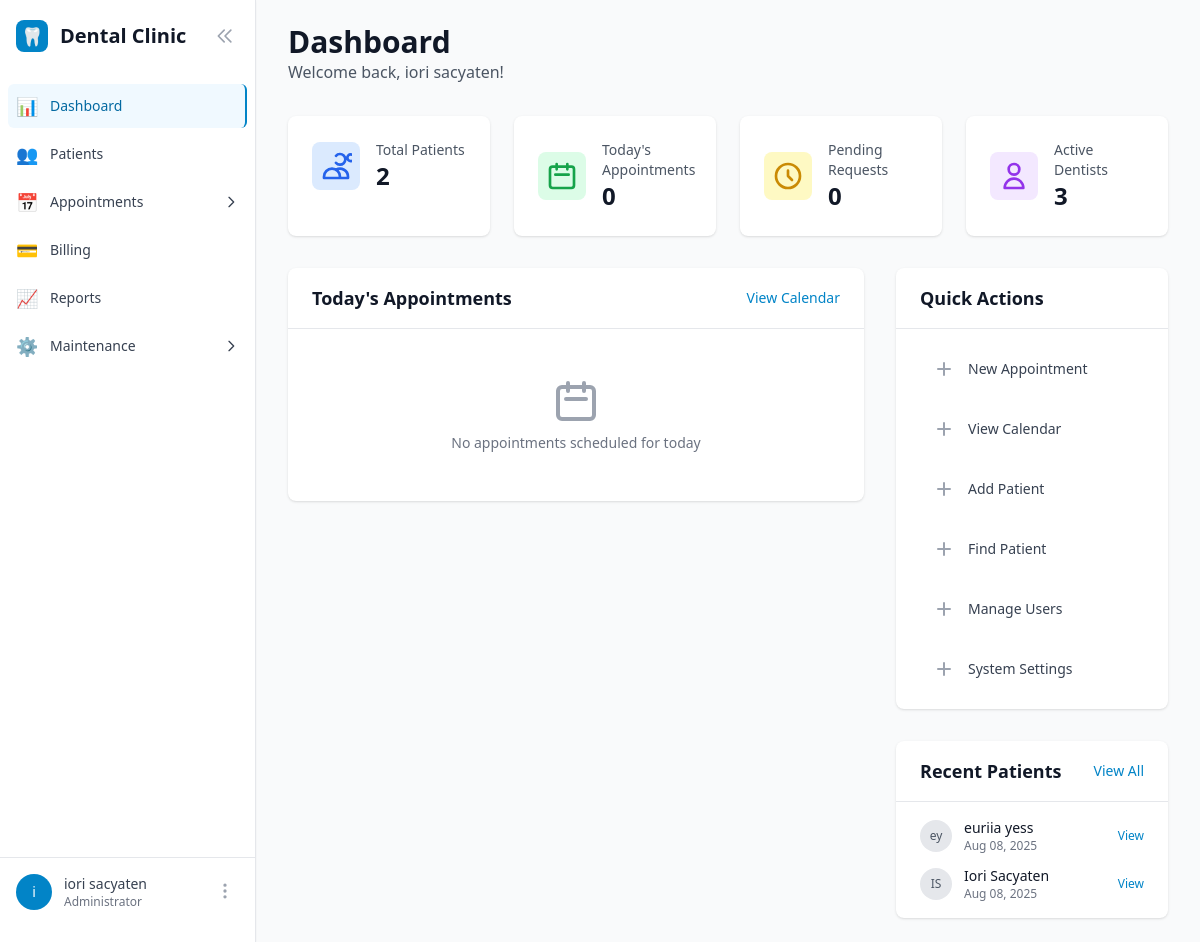
The app's page /dashboard/ (signed in), older data.
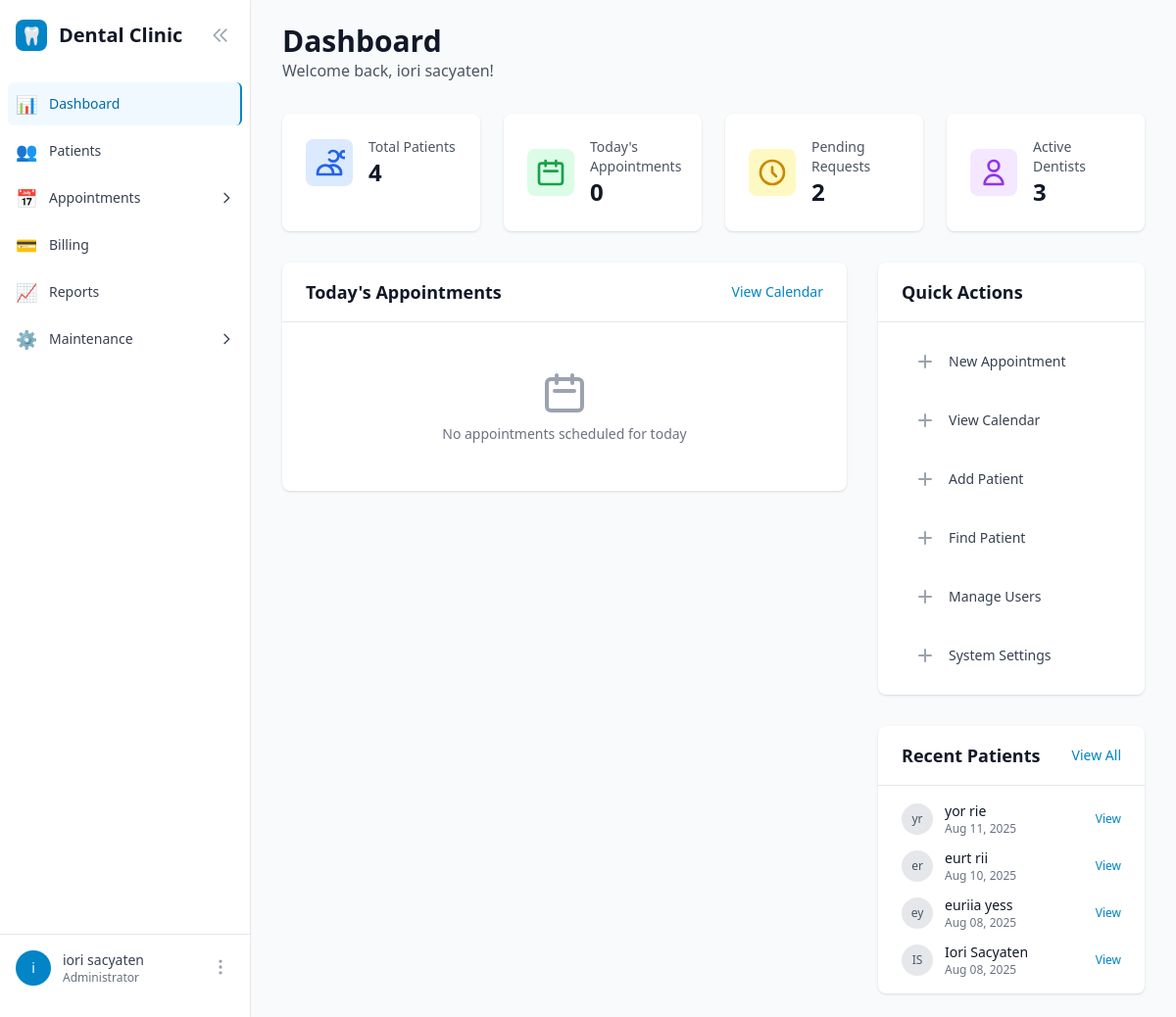
The same page, newer data.
### patients/models.py (models this page shows, shortened)
class Patient(models.Model):
    first_name = models.CharField(max_length=100)
    last_name = models.CharField(max_length=100)
    email = models.EmailField(blank=True)
    phone_regex = RegexValidator(
        regex=r'^\+?1?\d{9,15}$',
        message="Phone number must be entered in the format: '+999999999'. Up to 15 digits allowed."
    )
    contact_number = models.CharField(validators=[phone_regex], max_length=17, blank=True)
    address = models.TextField(blank=True)
    date_of_birth = models.DateField(null=True, blank=True)
    emergency_contact_name = models.CharField(max_length=100, blank=True)
    emergency_contact_phone = models.CharField(validators=[phone_regex], max_length=17, blank=True)
    medical_notes = models.TextField(blank=True, help_text="Allergies, medical conditions, etc.")
    created_at = models.DateTimeField(auto_now_add=True)
    updated_at = models.DateTimeField(auto_now=True)
    is_active = models.BooleanField(default=True)
    class Meta:
        ordering = ['last_name', 'first_name']
        indexes = [
            models.Index(fields=['email']),
            models.Index(fields=['contact_number']),
            models.Index(fields=['last_name', 'first_name']),
        ]
    @property
    def full_name(self):
        return f"{self.first_name} {self.last_name}"

### core/views.py (the view)
# urls.py: path('dashboard/', views.DashboardView.as_view(), name='dashboard'),
class DashboardView(LoginRequiredMixin, TemplateView):
    template_name = 'core/dashboard.html'
    def get_context_data(self, **kwargs):
        context = super().get_context_data(**kwargs)
        today = timezone.now().date()
        all_appointments = Appointment.objects.filter(
            status__in=['approved', 'pending']
        ).select_related('patient', 'dentist', 'service', 'schedule')
        context['todays_appointments'] = [
            apt for apt in all_appointments if apt.schedule.date == today
        ]
        context['pending_requests'] = Appointment.objects.filter(
            status='pending'
        ).count()
        context['recent_patients'] = Patient.objects.filter(
            is_active=True
        ).order_by('-created_at')[:5]
        context['stats'] = {
            'total_patients': Patient.objects.filter(is_active=True).count(),
            'todays_appointments_count': len(context['todays_appointments']),
            'pending_requests_count': context['pending_requests'],
            'active_dentists': User.objects.filter(is_active_dentist=True).count(),
        }
        context['quick_actions'] = self.get_quick_actions()
        return context
    def get_quick_actions(self):
        actions = []
        user = self.request.user
        if user.has_permission('appointments'):
            actions.extend([
                {'name': 'New Appointment', 'url': 'appointments:appointment_create', 'icon': 'calendar'},
                {'name': 'View Calendar', 'url': 'appointments:appointment_calendar', 'icon': 'calendar-view'},
            ])
        if user.has_permission('patients'):
            actions.extend([
                {'name': 'Add Patient', 'url': 'patients:patient_create', 'icon': 'user-plus'},
                {'name': 'Find Patient', 'url': 'patients:find_patient', 'icon': 'search'},
            ])
        if user.has_permission('maintenance'):
            actions.extend([
                {'name': 'Manage Users', 'url': 'users:user_list', 'icon': 'users'},
                {'name': 'System Settings', 'url': 'core:holiday_list', 'icon': 'settings'},
            ])
        return actions

### users/models.py (called while the page is built)
    def has_permission(self, module_name):
        if self.is_superuser:
            return True
        if not self.role or self.role.is_archived:  # Users with archived roles lose access
            return False
        return self.role.permissions.get(module_name, False)

    @property
    def full_name(self):
        return self.get_full_name() or self.username

### users/templatetags/user_tags.py (called while the page is built)
@register.filter
def has_permission(user, module_name):
    if not user or not user.is_authenticated:
        return False
    if user.is_superuser:
        return True
    if not hasattr(user, 'role') or not user.role:
        return False
    return user.role.permissions.get(module_name, False)

### templates/core/dashboard.html (shortened to what the changed rows need)
{% extends 'base.html' %}
{% load user_tags %}
{% block content %}
<div class="mb-8">
    <h1 class="text-3xl font-bold text-gray-900">Dashboard</h1>
</div>
<div class="grid grid-cols-1 md:grid-cols-2 lg:grid-cols-4 gap-6 mb-8">
    <div class="bg-white rounded-lg shadow p-6">
        <div class="flex items-center">
            <div class="ml-4">
                <p class="text-sm font-medium text-gray-600">Total Patients</p>
                <p class="text-2xl font-bold text-gray-900">{{ stats.total_patients }}</p>
            </div>
        </div>
    </div>
    <div class="bg-white rounded-lg shadow p-6">
        <div class="flex items-center">
            <div class="ml-4">
                <p class="text-sm font-medium text-gray-600">Pending Requests</p>
                <p class="text-2xl font-bold text-gray-900">{{ stats.pending_requests_count }}</p>
            </div>
        </div>
    </div>
</div>
<div class="grid grid-cols-1 lg:grid-cols-3 gap-8">
    <div class="lg:col-span-2">
        <div class="bg-white rounded-lg shadow">
            <div class="px-6 py-4 border-b border-gray-200">
                <div class="flex items-center justify-between">
                    <h2 class="text-lg font-semibold text-gray-900">Today's Appointments</h2>
                    {% load user_tags %}
                </div>
            </div>
        </div>
    </div>
    <div class="space-y-8">
        <div class="bg-white rounded-lg shadow">
            <div class="px-6 py-4 border-b border-gray-200">
                <h2 class="text-lg font-semibold text-gray-900">Quick Actions</h2>
            </div>
            <div class="px-6 py-4">
                <div class="space-y-3">
                    {% for action in quick_actions %}
                    <a href="{% url action.url %}"
                       class="flex items-center p-3 text-sm font-medium text-gray-700 rounded-lg hover:bg-gray-100 transition duration-150">
                        <div class="flex-shrink-0 w-6 h-6 text-gray-400 mr-3">
                            <svg fill="none" stroke="currentColor" viewBox="0 0 24 24">
                                <path stroke-linecap="round" stroke-linejoin="round" stroke-width="2" d="M12 6v6m0 0v6m0-6h6m-6 0H6"></path>
                            </svg>
                        </div>
                        {{ action.name }}
                    </a>
                    {% endfor %}
                </div>
            </div>
        </div>
        {% if user|has_permission:'patients' %}
        <div class="bg-white rounded-lg shadow">
            <div class="px-6 py-4 border-b border-gray-200">
                <div class="flex items-center justify-between">
                    <h2 class="text-lg font-semibold text-gray-900">Recent Patients</h2>
                </div>
            </div>
            <div class="px-6 py-4">
                {% if recent_patients %}
                    <div class="space-y-3">
                        {% for patient in recent_patients %}
                        <div class="flex items-center justify-between">
                            <div class="flex items-center space-x-3">
                                <div class="flex-shrink-0">
                                    <div class="w-8 h-8 bg-gray-200 rounded-full flex items-center justify-center">
                                        <span class="text-gray-600 font-medium text-xs">
                                            {{ patient.first_name|first }}{{ patient.last_name|first }}
                                        </span>
                                    </div>
                                </div>
                                <div>
                                    <p class="text-sm font-medium text-gray-900">{{ patient.full_name }}</p>
                                    <p class="text-xs text-gray-500">{{ patient.created_at|date:"M d, Y" }}</p>
                                </div>
                            </div>
                            <a href="{% url 'patients:patient_detail' patient.pk %}"
                               class="text-primary-600 hover:text-primary-700 text-xs">
                                View
                            </a>
                        </div>
                        {% endfor %}
                    </div>
                {% else %}
                    <p class="text-sm text-gray-500 text-center py-4">No recent patients</p>
                {% endif %}
            </div>
        </div>
        {% endif %}
    </div>
</div>
{% endblock %}

Row changes from the older to the newer data that the page shows:
added Patient: first_name|first "y", last_name|first "r", full_name "yor rie", created_at "Aug 11, 2025"
added Patient: first_name|first "e", last_name|first "r", full_name "eurt rii", created_at "Aug 10, 2025"
Text that changed along with them:
{{ stats.total_patients }}: "2" → "4"
{{ stats.pending_requests_count }}: "0" → "2"
